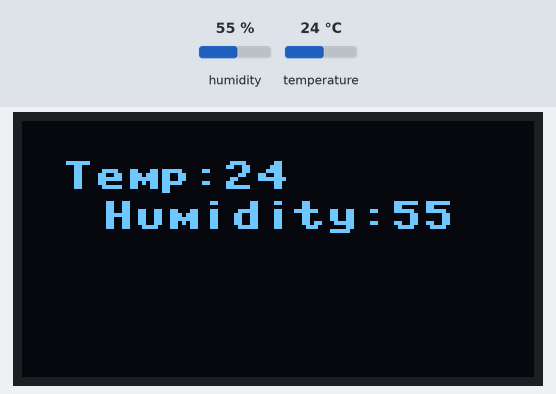
Simulated run of this program. Board: ESP8266 board running MicroPython. Parts: 128×64 one-colour display. The inputs (shaded band) are chosen by the test bench; at power-on: humidity 55 %, temperature 24 °C. The clock reads 2024-03-15 10:24:30 at power-on unless the program sets it; what the program prints to the serial console is not drawn. At 0.1 s the program stops and its outputs stay as they are.

Above: at 0.1 s.

The program:

temperature_sensor.py
```python
"""Test simple display."""
import dht
import machine
from displayMessage import Display
from utime import localtime


def main():
    """Main function to get temperature & humidity."""
    d = dht.DHT11(machine.Pin(16))
    d.measure()
    temp = d.temperature()
    humidity = d.humidity()
    return temp, humidity


if __name__ == "__main__":
    temp, humidity = main()
    print(temp, humidity)
    show = Display(4, 5)
    show.configureI2C()
    show.displayMessageOnScreen("Temp:%d" % temp)
    show.displayMessageOnScreen("Humidity:%d" % humidity, 20, 20)
    dt = localtime()
```

displayMessage.py
```python
"""Display temperature and humidity in OLED."""
import ssd1306
from machine import I2C, Pin


class Display(object):
    """Display setup is here."""

    def __init__(self, sda=4, scl=5):
        """Initialize.

        sda => type(int)
        scl => type(int)
        """
        self.sda = sda
        self.scl = scl
        self.i2c = None
        self.display = None

    def configureI2C(self):
        """Configure the IO Pins here."""
        self.i2c = I2C(sda=Pin(self.sda), scl=Pin(self.scl))
        self.display = ssd1306.SSD1306_I2C(128, 64, self.i2c)
        self.display.fill(0)

    def displayMessageOnScreen(self, message="Hello", x=10, y=10):
        """Display the tesxt on the mentioned coordinates."""
        self.display.text(message, x, y)
        self.display.show()


if __name__ == "__main__":
    d = Display()
    d.configureI2C()
    d.displayMessage()
```
